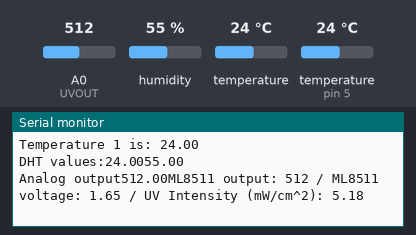
The sketch below on a simulated Arduino Uno, built with avr-gcc and run on an emulated ATmega328P. On the bench: the last lines printed to the serial monitor. The test bench sets the inputs (shaded band); at power-on: A0 (UVOUT) = 512, humidity 55 %, temperature 24 °C, temperature (sensor on pin 5) 24 °C.

Above: at 4.2 s.
4.3 s: A0 (UVOUT) set to 687
At 5.0 s:
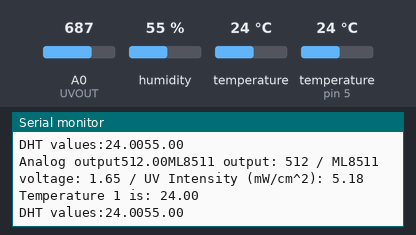
10.4 s: A0 (UVOUT) set to 721
At 10.51 s:
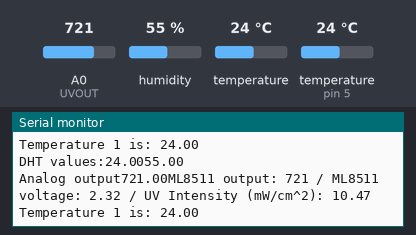
Timing chart, 0 to 13.4 s (numbered marks = the images above; inputs shaded):
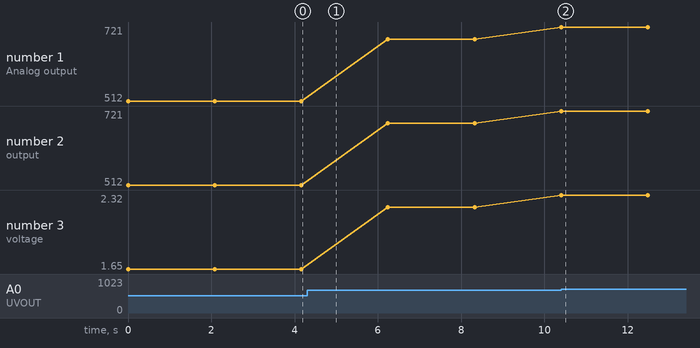

Measured:
- the behaviour switches between 702 and 703 on A0 (UVOUT) (found by bisection; images 1 and 2)
- after the input at 10.4 s, the serial monitor: prints a new line at once (image 2)
- plotted number 1: 512 → 687 after the input at 4.3 s, 687 → 721 after the input at 10.4 s
- plotted number 2: 512 → 687 after the input at 4.3 s, 687 → 721 after the input at 10.4 s
- plotted number 3: 1.65 → 2.21 after the input at 4.3 s, 2.21 → 2.32 after the input at 10.4 s

The sketch:

uvtester.ino
```cpp
//D0 1st Dallas Sensor
//D1 2nd Dallas Sensor
//D3 3rd Dallas Sensor
//D4 DHT Sensor

//A0 UV Sensor

#include <OneWire.h>
#include <DallasTemperature.h>
#include "DHT.h"

#define DHTTYPE DHT22
#define DHTPIN  0
#define Dallas_1 5

//float Dallas_2= 5;
//float Dallas_3= 4;
int UVOUT = A0;


OneWire oneWire(Dallas_1);
/********************************************************************/
// Pass our oneWire reference to Dallas Temperature.
DallasTemperature sensors(&oneWire);
/********************************************************************/

DHT dht(DHTPIN, DHTTYPE);


void setup() {
  Serial.begin(9600);
  pinMode(UVOUT, INPUT);
  dht.begin();

}

void loop()
{
  int uvLevel = averageAnalogRead(UVOUT);
  float analog = analogRead(A0);
//  int refLevel = averageAnalogRead(REF_3V3);

  //Use the 3.3V power pin as a reference to get a very accurate output value from sensor
  float outputVoltage = 3.3*uvLevel/1024;

  float uvIntensity = mapfloat(outputVoltage, 0.99, 2.9, 0.0, 15.0); //Convert the voltage to a UV intensity level

//  Serial.print("output: ");
//  Serial.print(refLevel);

  Serial.print("Analog output");
  Serial.print(analog);

  Serial.print("ML8511 output: ");
  Serial.print(uvLevel);

  Serial.print(" / ML8511 voltage: ");
  Serial.print(outputVoltage);

  Serial.print(" / UV Intensity (mW/cm^2): ");
  Serial.print(uvIntensity);

  Serial.println();

  Serial.print("Temperature 1 is: ");
  Serial.print(sensors.getTempCByIndex(0));
  Serial.println();

//  Serial.print("Temperature 2 is: ");
//  Serial.print(sensors.getTempCByIndex(1));
//  Serial.println();
//
//  Serial.print("Temperature 3 is: ");
//  Serial.print(sensors.getTempCByIndex(2));
//  Serial.println();

  Serial.print("DHT values:");
  float h = dht.readTemperature();
  float f = dht.readHumidity();
  Serial.print(h);
  Serial.print(f);
  Serial.println();

  delay(2000);
}

//Takes an average of readings on a given pin
//Returns the average
int averageAnalogRead(int pinToRead)
{
  byte numberOfReadings = 8;
  unsigned int runningValue = 0;

  for(int x = 0 ; x < numberOfReadings ; x++)
    runningValue += analogRead(pinToRead);
  runningValue /= numberOfReadings;

  return(runningValue);
}

float mapfloat(float x, float in_min, float in_max, float out_min, float out_max)
{
  return (x - in_min) * (out_max - out_min) / (in_max - in_min) + out_min;
}
```
